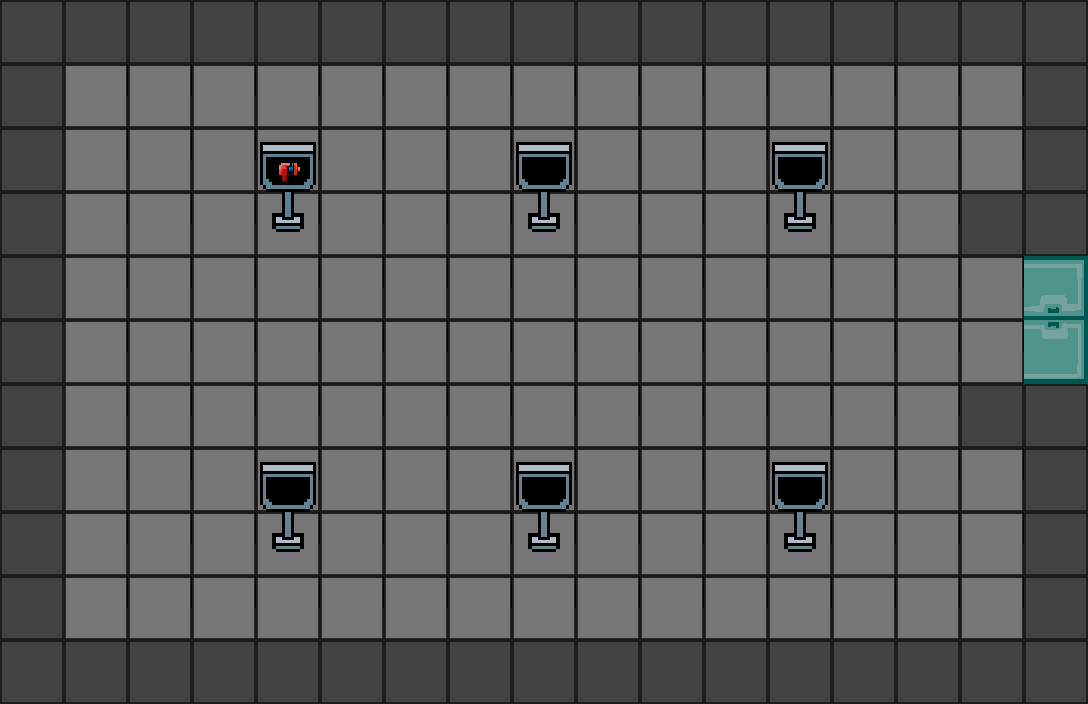

Below is a game level as drawn by its tile map, then a one-line description and the .tmx file that defines it, in full:
An orthogonal 17x11 tile map with 64x64 px tiles, 2 tile layers (Capa de Patrones 1, Capa de patrones 2) and 6 objects.

<map version="1.2" tiledversion="1.2.2" orientation="orthogonal" renderorder="right-up" width="17" height="11" tilewidth="64" tileheight="64" infinite="0" nextlayerid="5" nextobjectid="7">
 <tileset firstgid="1" name="AssetsTiles" tilewidth="64" tileheight="64" tilecount="96" columns="12">
  <image source="AssetsTiles.png" width="810" height="540" />
 </tileset>
 <layer id="2" name="Capa de Patrones 1" width="17" height="11">
  <data encoding="csv">
26,26,26,26,26,26,26,26,26,26,26,26,26,26,26,26,26,
26,2,2,2,2,2,2,2,2,2,2,2,2,2,2,2,26,
26,2,2,2,2,2,2,2,2,38,2,2,2,2,2,2,26,
26,2,2,2,2,2,2,2,2,50,2,2,2,2,2,26,26,
26,2,2,2,2,2,2,2,2,62,2,2,2,2,2,2,2147483675,
26,2,2,2,2,2,2,2,2,2,2,2,2,2,2,2,2147483687,
26,2,2,2,2,2,2,2,2,2,2,2,2,2,2,26,26,
26,2,2,2,2,2,2,2,2,2,2,2,2,2,2,2,26,
26,2,2,2,2,2,2,2,2,2,2,2,2,2,2,2,26,
26,2,2,2,2,2,2,2,2,2,2,2,2,2,2,2,26,
26,26,26,26,26,26,26,26,26,26,26,26,26,26,26,26,26
</data>
 </layer>
 <layer id="3" name="Capa de patrones 2" width="17" height="11">
  <data encoding="csv">
0,0,0,0,0,0,0,0,0,0,0,0,0,0,0,0,0,
0,0,0,0,0,0,0,0,0,0,0,0,0,0,0,0,0,
0,0,0,0,28,0,0,0,29,2,0,0,29,0,0,0,0,
0,0,0,0,40,0,0,0,41,2,0,0,41,0,0,0,0,
0,0,0,0,2,0,0,0,2,2,0,0,2,0,0,0,0,
0,0,0,0,0,0,0,0,0,0,0,0,0,0,0,0,0,
0,0,0,0,0,0,0,0,0,0,0,0,0,0,0,0,0,
0,0,0,0,29,0,0,0,29,0,0,0,29,0,0,0,0,
0,0,0,0,41,0,0,0,41,0,0,0,41,0,0,0,0,
0,0,0,0,0,0,0,0,0,0,0,0,0,0,0,0,0,
0,0,0,0,0,0,0,0,0,0,0,0,0,0,0,0,0
</data>
 </layer>
 <objectgroup id="4" name="Teles">
  <object id="1" x="256" y="128" width="64" height="128" />
  <object id="2" x="512" y="128" width="64" height="128" />
  <object id="3" x="768" y="128" width="64" height="128" />
  <object id="4" x="256" y="448" width="64" height="128" />
  <object id="5" x="512" y="448" width="64" height="128" />
  <object id="6" x="768" y="448" width="64" height="128" />
 </objectgroup>
</map>
